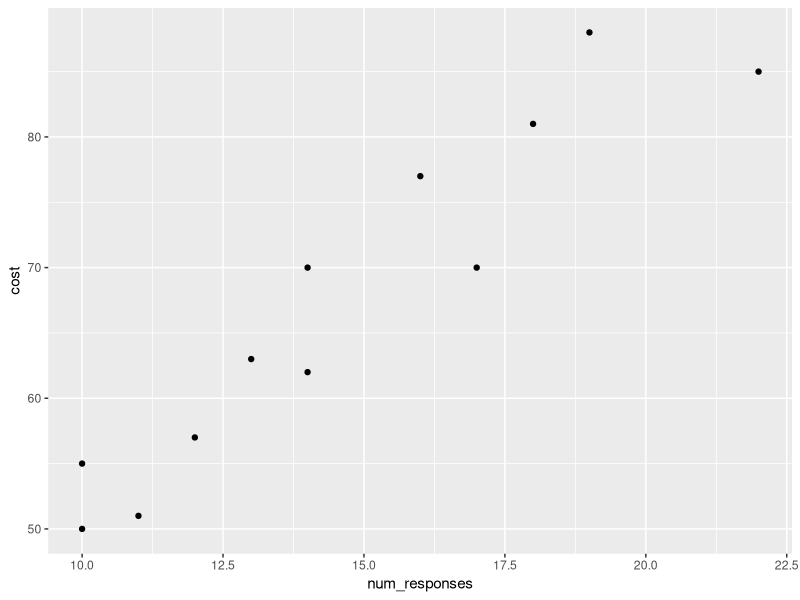
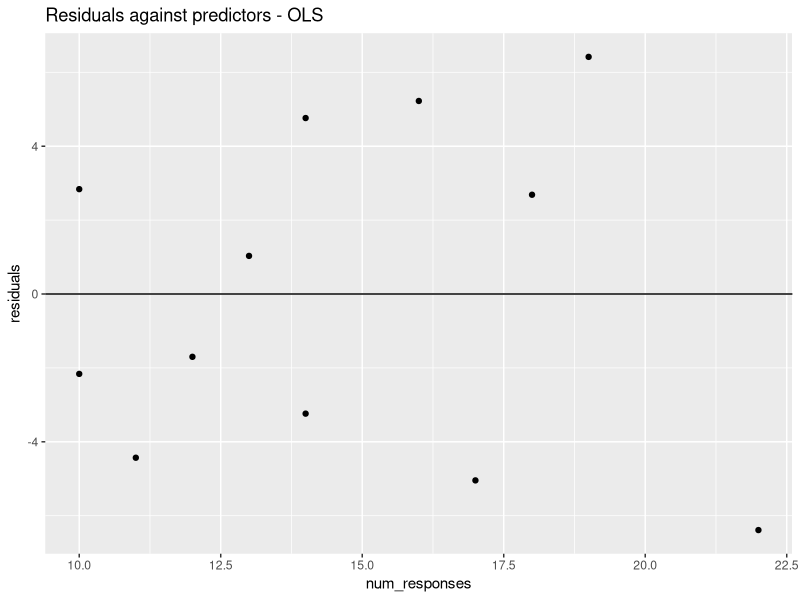
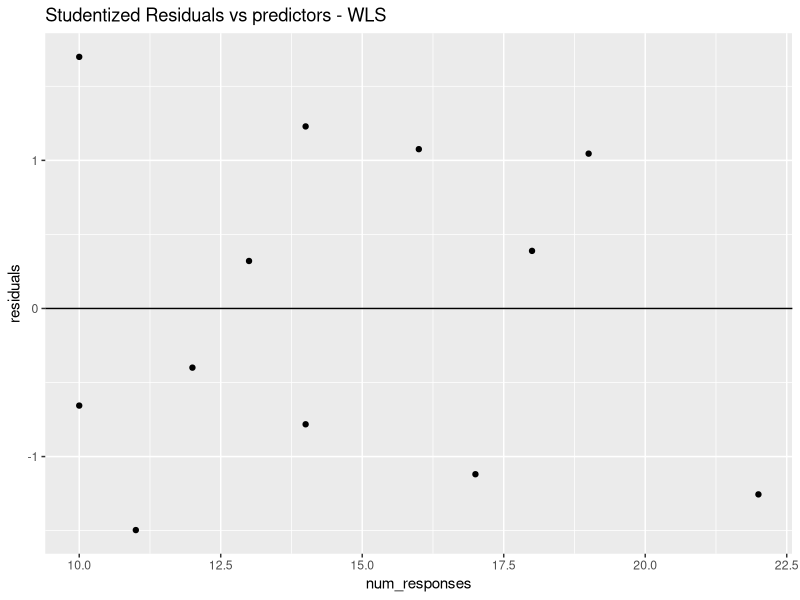

Write R code to recreate these figures, in order.
## ---- chunk 1
knitr::opts_chunk$set(echo = TRUE)
## ---- chunk 2
library(readr)
library(ggplot2)
# "file -I file_name" found the file encoding
cs <- read.delim("ca_learning_new.txt",fileEncoding = "utf-16le", header=TRUE)
head(cs)
ggplot(data=cs, mapping=aes(y=cost, x=num_responses)) + geom_point()
## ---- chunk 3
cs.lm <- lm(cost~num_responses,data=cs)
summary(cs.lm)
cs.res <- resid(cs.lm) # residuals
ggplot(mapping=aes(x=cs$num_responses, y=cs.res)) + geom_point() + geom_hline(yintercept = 0)+ ggtitle("Residuals against predictors - OLS") + xlab("num_responses") + ylab("residuals")
## ---- chunk 4
res.lm <- lm(abs(cs.res)~cs$num_responses)
summary(res.lm)
fitted_vals <- predict.lm(res.lm, data.frame(num_responses=cs$num_responses))
weights <- 1/(fitted_vals)^2
## ---- chunk 5
cs.wls <- lm(cost~num_responses,data=cs,weights = weights)
ggplot(mapping=aes(x=cs$num_responses, y=rstudent(cs.wls))) + geom_point() + geom_hline(yintercept = 0)+ ggtitle("Studentized Residuals vs predictors - WLS") + xlab("num_responses") + ylab("residuals")
